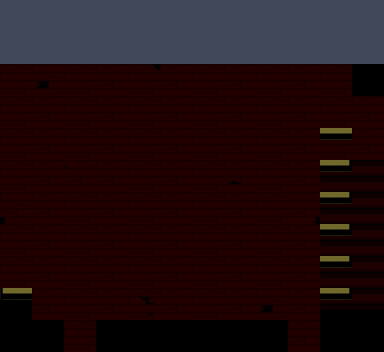

The image is a tile-based game level rendered from a .tmx file. Its description and complete source (layers, tilesets, objects, tile grids) follow:
An orthogonal 12x11 tile map with 32x32 px tiles, 4 tile layers (layer1, layer2, layer3, layer4).

<map version="1.9" tiledversion="1.9.2" orientation="orthogonal" renderorder="right-down" width="12" height="11" tilewidth="32" tileheight="32" infinite="0" nextlayerid="5" nextobjectid="1">
 <tileset firstgid="1" source="res/add_more.tsx" />
 <layer id="1" name="layer1" width="12" height="11" locked="1">
  <data encoding="csv">
153,153,153,153,153,153,153,153,153,153,153,153,
153,153,153,153,153,153,153,153,153,153,153,153,
119,122,119,120,141,120,119,120,119,120,119,102,
119,120,119,120,119,120,119,120,119,120,119,120,
119,120,119,120,119,120,119,120,119,120,119,120,
119,120,138,120,119,120,119,106,119,120,28,28,
154,120,119,120,119,120,119,120,119,169,28,28,
119,120,119,120,119,120,119,120,119,120,28,28,
119,120,119,120,119,120,119,120,119,120,28,28,
103,120,119,120,137,120,119,120,122,120,28,28,
28,28,119,28,28,28,28,28,28,120,28,28
</data>
 </layer>
 <layer id="2" name="layer2" width="12" height="11" locked="1">
  <data encoding="csv">
0,0,0,0,0,0,0,0,0,0,0,0,
0,0,0,0,0,0,0,0,0,0,0,0,
0,0,0,0,0,0,0,0,0,0,0,0,
0,0,0,0,0,0,0,0,0,0,0,0,
0,0,0,0,0,0,0,0,0,0,0,0,
0,0,0,0,0,0,0,0,0,0,0,0,
0,0,0,0,0,0,0,0,0,0,0,0,
0,0,0,0,0,0,0,0,0,0,0,0,
0,0,0,0,0,0,0,0,0,0,0,0,
0,0,0,0,0,0,0,0,0,0,0,0,
0,0,0,0,0,0,0,0,0,0,0,0
</data>
 </layer>
 <layer id="3" name="layer3" width="12" height="11" locked="1">
  <data encoding="csv">
0,0,0,0,0,0,0,0,0,0,0,0,
0,0,0,0,0,0,0,0,0,0,0,0,
0,0,0,0,0,0,0,0,0,0,0,0,
0,0,0,0,0,0,0,0,0,0,0,0,
0,0,0,0,0,0,0,0,0,0,0,0,
0,0,0,0,0,0,0,0,0,0,136,136,
0,0,0,0,0,0,0,0,0,0,136,136,
0,0,0,0,0,0,0,0,0,0,136,136,
0,0,0,0,0,0,0,0,0,0,136,136,
0,0,0,0,0,0,0,0,0,0,152,152,
0,0,0,0,0,0,0,0,0,0,0,0
</data>
 </layer>
 <layer id="4" name="layer4" width="12" height="11" locked="1">
  <data encoding="csv">
0,0,0,0,0,0,0,0,0,0,0,0,
0,0,0,0,0,0,0,0,0,0,0,0,
0,0,0,0,0,0,0,0,0,0,0,0,
0,0,0,0,0,0,0,0,0,0,0,0,
0,0,0,0,0,0,0,0,0,0,104,0,
0,0,0,0,0,0,0,0,0,0,105,0,
0,0,0,0,0,0,0,0,0,0,105,0,
0,0,0,0,0,0,0,0,0,0,105,0,
0,0,0,0,0,0,0,0,0,0,105,0,
0,0,0,0,0,0,0,0,0,0,105,0,
0,0,0,0,0,0,0,0,0,0,0,0
</data>
 </layer>
</map>